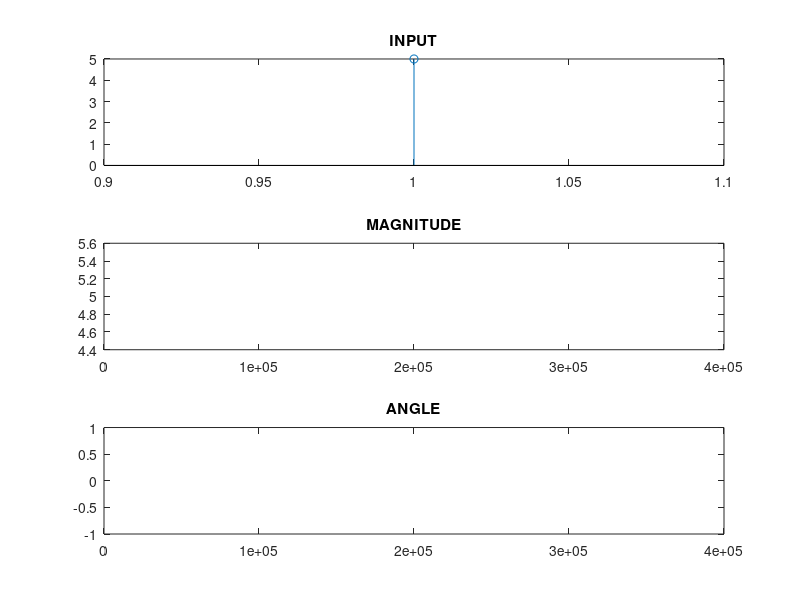

This chart was generated by the following MATLAB code:
clc
close all
clear all
%W=-2*pi:2*pi;
X1=input('Enter the 1st sequence');
N=input('Enter wht point DFT');
Y=fft(X1,N^(8));
Y
X1
subplot(3,1,1),stem(X1);
title('INPUT');
subplot(3,1,2),plot(abs(Y));
title('MAGNITUDE');

subplot(3,1,3),plot(angle(Y));
title('ANGLE');
